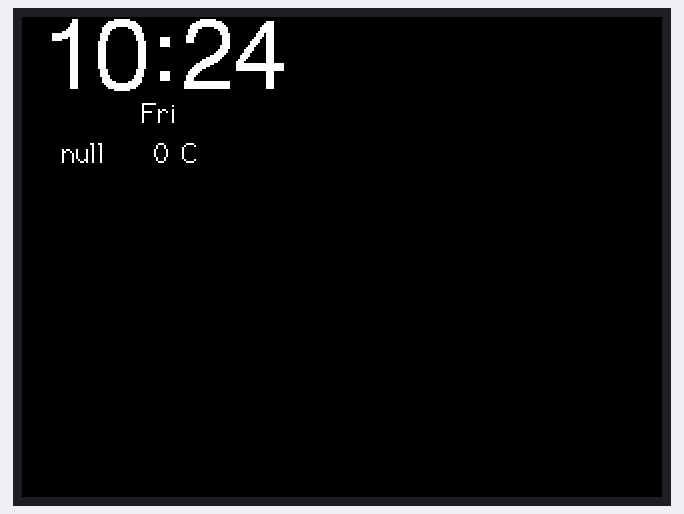
This sketch was run on a simulated ESP8266 (NodeMCU). Parts: 320×240 colour display. WiFi joins after 1.5 s; servers stay silent unless stated; network time is answered at once with the bench clock; uploads are accepted with an empty reply; the local clock reads 2024-03-15 10:24:30 at power-on unless the sketch sets it; what the sketch prints to the serial monitor is not drawn.

Above: at 2.2 s.
At 30.3 s:
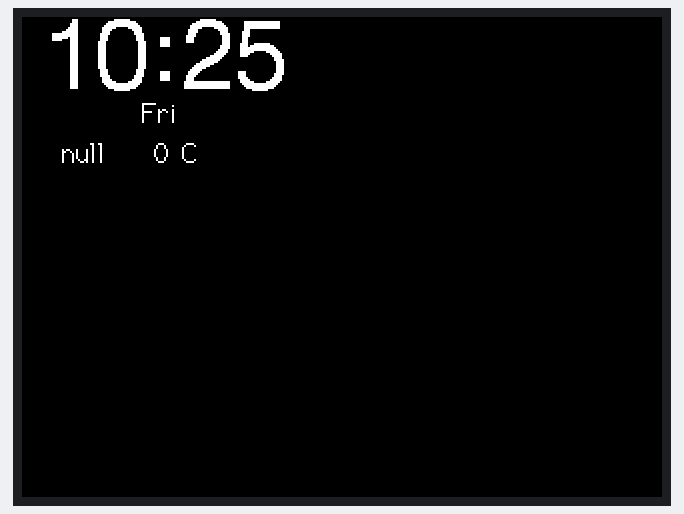
At 90.7 s:
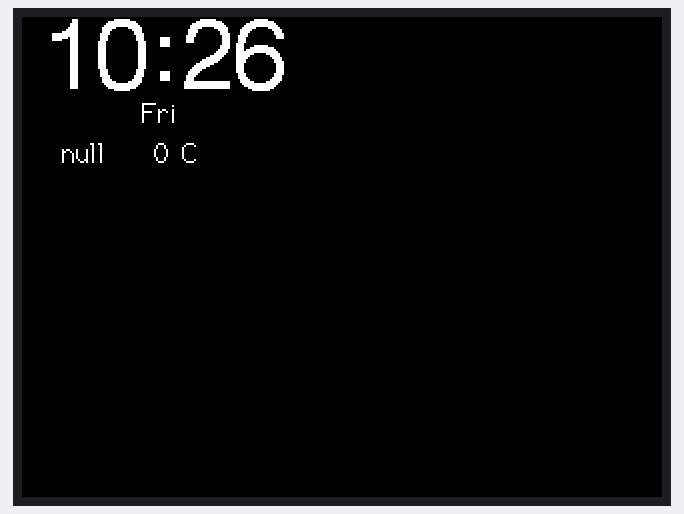

The sketch:

sketch_mar17b.ino
```cpp
/*
 * This program work on ESP8266 Standard library.
 *
 * The screen chip is ST7735S, you can find the library from github - "TFT_eSPI.h"
 * Arduinojson library 5 work fine for me.
 */

#include <NTPClient.h>
#include <ESP8266WiFi.h>
#include <WiFiUdp.h>
#include <TFT_eSPI.h>
#include <ArduinoJson.h>

TFT_eSPI tft = TFT_eSPI();

const char* ssid  = "XX";
const char* pass  = "XX";
String apiKey = "XX";  //your api key
String cityId = "WQJ6YY8MHZP0"; //change for your city id, you can find it on document
const char* serverName = "api.seniverse.com";
String weat;
int temp;
unsigned long pastTime = 0;
unsigned long currentTime;
byte omm = 99;
WiFiClient client;

const long utcOffsetInSeconds = 28800;    //UTC +8.00
char dayOfTheWeek[7][12]  = {"Sun", "Mon", "Tue", "Wed", "Thu", "Fri", "Sat"};

WiFiUDP ntpUDP;
NTPClient timeClient(ntpUDP, "pool.ntp.org", utcOffsetInSeconds);

void setup() {
  // put your setup code here, to run once:
  Serial.begin(115200);

  tft.init();
  tft.setRotation(3);
  tft.fillScreen(TFT_BLACK);

  tft.setTextColor(TFT_GREEN);
  tft.setCursor(0, 0, 2);
  tft.print("Connecting WiFi >>>"); tft.println(ssid);

  WiFi.begin(ssid, pass);
  while ( WiFi.status() != WL_CONNECTED) {
    delay(500);
    Serial.print(".");
  }
  timeClient.begin();
}

void loop() {
  // put your main code here, to run repeatedly

  /**
  Serial.print(dayOfTheWeek[timeClient.getDay()]);    //day
  Serial.print(", ");
  Serial.print(timeClient.getHours());  //Hours
  Serial.print(":");
  Serial.print(timeClient.getMinutes());  //Minutes
  Serial.print(":");
  Serial.print(timeClient.getSeconds());  //Seconds
  Serial.println();
  */
  currentTime = millis();
  if ( ((currentTime-pastTime) >= 60000) || (pastTime == 0) )    {
    getWeatherData();
    pastTime = currentTime;
  }

  timeClient.update();

  char buf[50];
  sprintf(buf, "%02d:%02d",
          timeClient.getHours(), timeClient.getMinutes());
  byte mm = timeClient.getMinutes();
  if ( omm != mm )   {
    tft.fillScreen(TFT_BLACK);
    tft.setTextColor(TFT_WHITE);
    tft.setCursor(10, 0, 6);
    tft.println(buf);
    tft.setCursor(60,40,2);
    tft.print(dayOfTheWeek[timeClient.getDay()]);
    tft.setCursor(20,60,2);
    tft.print(weat);
    tft.print("    ");
    tft.print(temp); tft.println(" C");
    omm = mm;
  }
  delay(1000);
}

void getWeatherData()   {
  //https://api.seniverse.com/v3/weather/now.json?key=SvapyYFkj7EvAAqfG&location=beijing&language=zh-Hans&unit=c
  if ( client.connect(serverName, 80) ) {
    client.println("GET /v3/weather/now.json?key="+apiKey+"&language=en&location="+cityId);
    client.println("Host: api.seniverse.com");
    client.println("Connection: close");
    client.println();
  }

  String result = "";
  while (client.connected() && !client.available()) delay(1);
  while (client.connected() || client.available()) {
    char c = client.read();
    result = result + c;
  }
  client.stop();
  char jsonArray[result.length()+1];
  result.toCharArray(jsonArray, sizeof(jsonArray));
  jsonArray[result.length()+1] = '\0';
  Serial.println();
  Serial.println(jsonArray);
  StaticJsonBuffer<1024> json_buf;
  JsonObject &root = json_buf.parseObject(jsonArray);
  String weather = root["results"][0]["now"]["text"];
  int temperature = root["results"][0]["now"]["temperature"];
  weat = weather;
  temp = temperature;
}
```

Measured:
- what the display in image 0 shows lasts 28.1 s, from 2.1 s to 30.2 s
- what the display in image 1 shows lasts 60.4 s, from 30.2 s to 90.6 s
